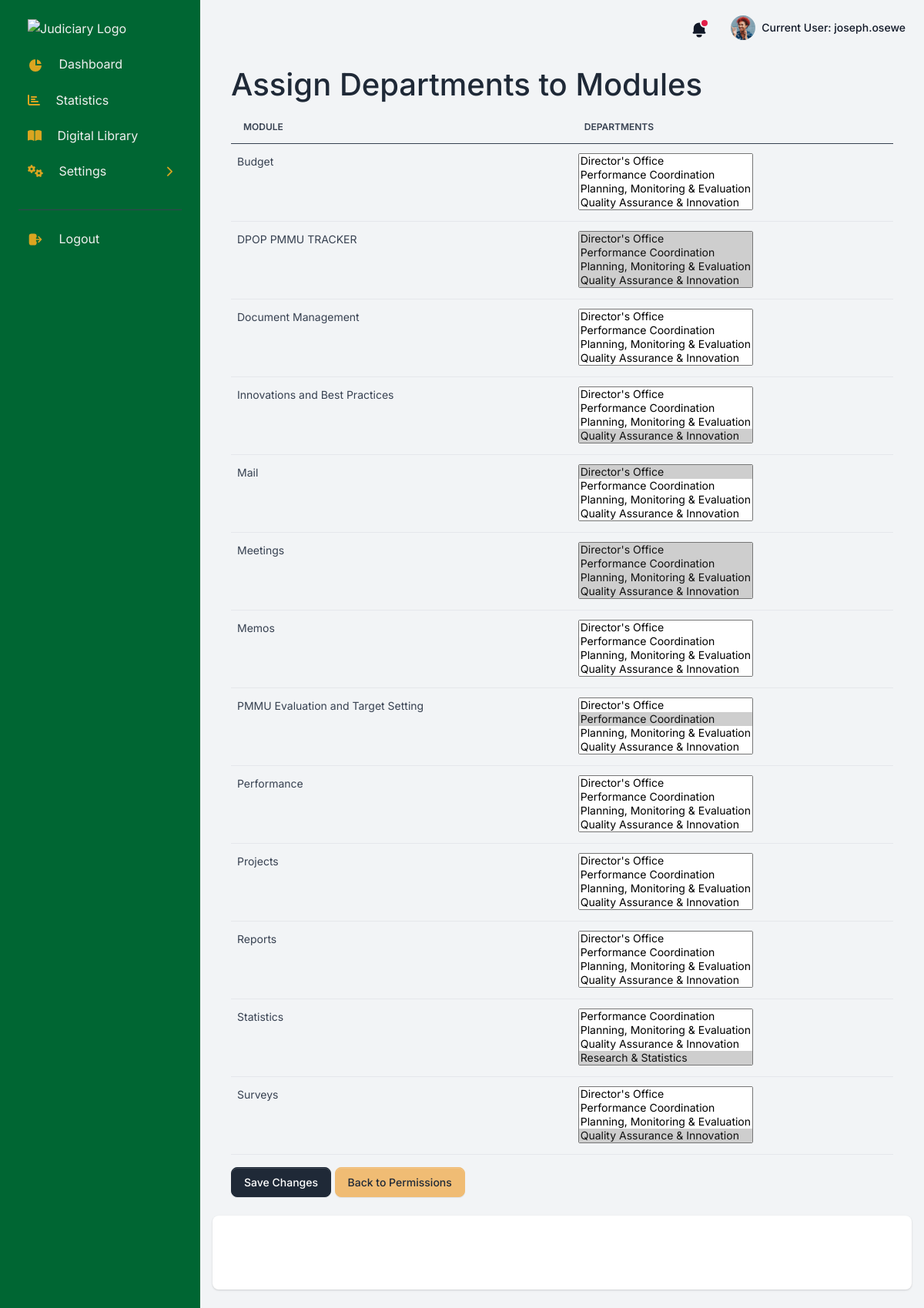
The app's page /permissions/assign-departments/ (signed in) with its own data.
### authentication/models.py (models this page shows, shortened)
class CustomUser(AbstractUser):
    departments = models.ManyToManyField(Department, related_name='members')
    first_name = models.CharField(max_length=150, blank=True)
    last_name = models.CharField(max_length=150, blank=True)
    pj_number = models.CharField(max_length=150, blank=True)
    phone = models.CharField(max_length=150, blank=True)
    mobile = models.CharField(max_length=150, blank=True)

### apps/home/models.py (models this page shows, shortened)
class Module(models.Model):
    name = models.CharField(max_length=100, unique=True)
    description = models.TextField(blank=True)
    icon_class = models.CharField(max_length=100, blank=True, help_text="Font Awesome icon class (e.g., 'fas fa-file-alt')")
    url_name = models.CharField(max_length=200, blank=True, help_text="Name of the URL pattern for this module (e.g., 'document_module_view')")
    departments = models.ManyToManyField(Department, related_name='modules', blank=True)  # Changed to ManyToManyField
    permission_codename = models.CharField(max_length=150, unique=True, blank=True, help_text="Codename for permission to access this module (e.g., 'access_documents')")
    class Meta:
        ordering = ['name']
        permissions = []  # Custom permissions handled by seeder

### apps/permissions/views.py (the view)
# urls.py: path('assign-departments/', views.assign_departments, name='assign_departments'),  # New URL
@login_required
@permission_required('home.change_module', raise_exception=True) # Require permission to change module
def assign_departments(request):
    ModuleFormSet = modelformset_factory(Module, fields=('departments',), extra=0)
    if request.method == 'POST':
        formset = ModuleFormSet(request.POST, queryset=Module.objects.all())
        if formset.is_valid():
            formset.save()
            messages.success(request, "Department assignments updated successfully.")
            return redirect('permissions:assign_departments')  # Redirect after saving
        else:
            messages.error(request, "There was a problem updating the assignments.")  # For debugging
            print(formset.errors)
    else:
        formset = ModuleFormSet(queryset=Module.objects.all())
    return render(request, 'permissions/assign_departments.html', {'formset': formset})

### apps/context_processors.py (called while the page is built)
def cfg_assets_root(request):
    return { 'ASSETS_ROOT' : settings.ASSETS_ROOT }

### apps/organization/models.py (called while the page is built)
    def __str__(self):
        return self.name

### apps/templates/permissions/assign_departments.html (shortened to what this page needs)
{% extends "layouts/base.html" %}
{% block content %}
<div class="container mt-4">
    <h1>Assign Departments to Modules</h1>
    <form method="post">
        <table class="table">
            <thead>
                <tr>
                    <th>Module</th>
                    <th>Departments</th>
                </tr>
            </thead>
            <tbody>
                {% for form in formset %}
                    <tr>
                        <td>{{ form.instance.name }}</td>
                        <td>
                            {{ form.departments }}
                        </td>
                    </tr>
                {% endfor %}
            </tbody>
        </table>
        <button type="submit" class="btn btn-primary">Save Changes</button>
        <a href="{% url 'permissions:manage_permissions' %}" class="btn btn-secondary">Back to Permissions</a>
    </form>
</div>
{% endblock %}

### apps/templates/layouts/base.html (shortened to what this page needs)
<!DOCTYPE html>
<html lang="en">
<head>
<link type="text/css" href="{{ ASSETS_ROOT }}/vendor/sweetalert2/dist/sweetalert2.min.css" rel="stylesheet">
<link type="text/css" href="{{ ASSETS_ROOT }}/vendor/notyf/notyf.min.css" rel="stylesheet">
<link href="https://cdn.jsdelivr.net/npm/bootstrap@5.3.0/dist/css/bootstrap.min.css" rel="stylesheet">
<link rel="stylesheet" href="https://cdnjs.cloudflare.com/ajax/libs/font-awesome/6.0.0/css/all.min.css" />
<link type="text/css" href="{{ ASSETS_ROOT }}/css/volt.css" rel="stylesheet">
</head>
<body>
    {% include 'includes/sidebar.html' %}
    <main class="content">
      {% include 'includes/navigation.html' %}
      {% block content %}{% endblock content %}
      {% include 'includes/footer.html' %}
    </main>
</body>
</html>

### apps/templates/includes/sidebar.html (shortened to what this page needs)
<nav id="sidebarMenu" class="sidebar d-lg-block text-white collapse" data-simplebar>
<div class="sidebar-inner px-4 pt-3">
  <ul class="nav flex-column pt-3 pt-md-0">
    <li class="nav-item">
      <a href="/" class="nav-link d-flex align-items-center sidebar-brand">
         <img class="sidebar-brand-logo" src="{{ ASSETS_ROOT }}/img/brand/judiciary_logo_light.png" alt="Judiciary Logo">
      </a>
    </li>
    <li class="nav-item {% if segment == 'dashboard' %} active {% endif %}">
      <a href="{% url 'apps.home:dashboard' %}" class="nav-link">
        <span class="sidebar-icon">
          <svg class="icon icon-xs me-2" fill="currentColor" viewBox="0 0 20 20" xmlns="http://www.w3.org/2000/svg"><path d="M2 10a8 8 0 018-8v8h8a8 8 0 11-16 0z"></path><path d="M12 2.252A8.014 8.014 0 0117.748 8H12V2.252z"></path></svg>
        </span>
        <span class="sidebar-text">Dashboard</span>
      </a>
    </li>
    <li class="nav-item {% if 'statistics' in request.resolver_match.app_names %} active {% endif %}">
      <a href="{% url 'statistics:home' %}" class="nav-link">
        <span class="sidebar-icon">
          <i class="fas fa-chart-bar me-2"></i>
        </span>
        <span class="sidebar-text">Statistics</span>
      </a>
    </li>
     <li class="nav-item {% if 'document_management' in request.resolver_match.app_names %} active {% endif %}">
        <a href="{% url 'document_management:digital_library' %}" class="nav-link">
            <span class="sidebar-icon"><i class="fas fa-book-open me-2"></i></span>
            <span class="sidebar-text">Digital Library</span>
        </a>
    </li>
    <li class="nav-item">
      <span class="nav-link collapsed d-flex justify-content-between align-items-center" data-bs-toggle="collapse" data-bs-target="#submenu-settings">
        <span>
          <span class="sidebar-icon"><i class="fas fa-cogs me-2"></i></span>
          <span class="sidebar-text">Settings</span>
        </span>
        <span class="link-arrow"><i class="fas fa-chevron-right"></i></span>
      </span>
    </li>
    <li role="separator" class="dropdown-divider mt-4 mb-3 border-gray-700"></li>
    <li class="nav-item">
      <a href="{% url 'logout' %}" class="nav-link">
          <span class="sidebar-icon">
              <svg class="icon icon-xs me-2" fill="none" stroke="currentColor" viewBox="0 0 24 24" xmlns="http://www.w3.org/2000/svg">
                  <path stroke-linecap="round" stroke-linejoin="round" stroke-width="2" d="M17 16l4-4m0 0l-4-4m4 4H7m6 4v1a3 3 0 01-3 3H6a3 3 0 01-3-3V7a3 3 0 013-3h4a3 3 0 013 3v1"></path>
              </svg>
          </span>
          <span class="sidebar-text">Logout</span>
      </a>
    </li>
  </ul>
</div>
</nav>

### apps/templates/includes/navigation.html (shortened to what this page needs)
<nav class="navbar navbar-top navbar-expand navbar-dashboard navbar-dark ps-0 pe-2 pb-0">
              <div class="container-fluid px-0">
                <div class="d-flex justify-content-between w-100" id="navbarSupportedContent">
                  <ul class="navbar-nav align-items-center">
                    <li class="nav-item dropdown">
                      <a class="nav-link text-dark notification-bell unread dropdown-toggle" data-unread-notifications="true" href="#" role="button" data-bs-toggle="dropdown" data-bs-display="static" aria-expanded="false">
                        <svg class="icon icon-sm text-gray-900" fill="currentColor" viewBox="0 0 20 20" xmlns="http://www.w3.org/2000/svg"><path d="M10 2a6 6 0 00-6 6v3.586l-.707.707A1 1 0 004 14h12a1 1 0 00.707-1.707L16 11.586V8a6 6 0 00-6-6zM10 18a3 3 0 01-3-3h6a3 3 0 01-3 3z"></path></svg>
                      </a>
                    </li>
                    <li class="nav-item dropdown ms-lg-3">
                      <a class="nav-link dropdown-toggle pt-1 px-0" href="#" role="button" data-bs-toggle="dropdown" aria-expanded="false">
                        <div class="media d-flex align-items-center">
                          <img class="avatar rounded-circle" alt="Image placeholder" src="{{ ASSETS_ROOT }}/img/team/profile-picture-3.jpg">
                          <div class="media-body ms-2 text-dark align-items-center d-none d-lg-block">
                            <span class="mb-0 font-small fw-bold text-gray-900">
                              Current User: <strong>{{ request.user.username }}</strong>
                            </span>
                          </div>
                        </div>
                      </a>
                    </li>
                  </ul>
                </div>
              </div>
            </nav>

### apps/templates/includes/footer.html (shortened to what this page needs)
<footer class="bg-white rounded shadow p-5 mb-4 mt-4">
</footer>

### apps/templates/includes/sidebar.html (style rules this page uses)
#sidebarMenu { background-color: #006633 !important; color: #FFFFFF !important; }
#sidebarMenu .nav-link { color: #f0f0f0; transition: background-color 0.2s ease, color 0.2s ease; }
#sidebarMenu .nav-link .sidebar-icon svg, #sidebarMenu .nav-link .sidebar-icon i, #sidebarMenu .nav-link .sidebar-icon img { color: #DAA520; fill: #DAA520; }
#sidebarMenu .sidebar-brand-logo { max-height: 40px; width: auto; margin-right: 10px; }
#sidebarMenu .dropdown-divider { border-top: 1px solid #004d26; }
#sidebarMenu .nav-link .link-arrow i { color: #DAA520; }

### records on screen
CustomUser: user.username "joseph.osewe"
Module: instance.name "Budget"
Module: instance.name "DPOP PMMU TRACKER"
Module: instance.name "Document Management"
Module: instance.name "Innovations and Best Practices"
Module: instance.name "Mail"
Module: instance.name "Meetings"
Module: instance.name "Memos"
Module: instance.name "PMMU Evaluation and Target Setting"
Module: instance.name "Performance"
Module: instance.name "Projects"
Module: instance.name "Reports"
Module: instance.name "Statistics"
Module: instance.name "Surveys"
